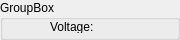
<?xml version="1.0" encoding="UTF-8"?>
<ui version="4.0">
 <class>CellBlock</class>
 <widget class="QGroupBox" name="CellBlock">
  <property name="enabled">
   <bool>true</bool>
  </property>
  <property name="geometry">
   <rect>
    <x>0</x>
    <y>0</y>
    <width>180</width>
    <height>40</height>
   </rect>
  </property>
  <property name="minimumSize">
   <size>
    <width>180</width>
    <height>40</height>
   </size>
  </property>
  <property name="maximumSize">
   <size>
    <width>180</width>
    <height>40</height>
   </size>
  </property>
  <property name="windowTitle">
   <string>GroupBox</string>
  </property>
  <property name="styleSheet">
   <string notr="true">/*QWidget
{
    color: #b1b1b1;
    background-color: #323232;
}

QWidget:item:hover
{
    background-color: QLinearGradient( x1: 0, y1: 0, x2: 0, y2: 1, stop: 0 #ffa02f, stop: 1#d7801a);
    color: #000000;
}
QGroupBox {
border: 2px solid white;
    border-radius: 5px;
    margin-top: 1ex; 
}
QGroupBox::title {

  padding-top: -10px;
padding-left:5px;
}</string>
  </property>
  <property name="title">
   <string>GroupBox</string>
  </property>
  <widget class="QLabel" name="label">
   <property name="geometry">
    <rect>
     <x>50</x>
     <y>20</y>
     <width>47</width>
     <height>13</height>
    </rect>
   </property>
   <property name="text">
    <string>Voltage:</string>
   </property>
  </widget>
  <widget class="QLabel" name="voltage">
   <property name="geometry">
    <rect>
     <x>90</x>
     <y>20</y>
     <width>47</width>
     <height>13</height>
    </rect>
   </property>
   <property name="text">
    <string/>
   </property>
  </widget>
  <widget class="QLabel" name="icon">
   <property name="geometry">
    <rect>
     <x>20</x>
     <y>10</y>
     <width>16</width>
     <height>21</height>
    </rect>
   </property>
   <property name="text">
    <string/>
   </property>
  </widget>
 </widget>
 <resources/>
 <connections/>
</ui>
